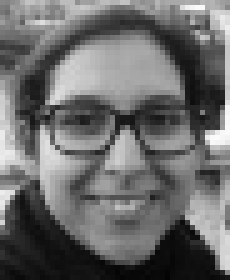
#> input picture TrabalhosPraticos/TP1/project/database/normalized/anaOliveira6.jpg, 46 x 56 px, found by its file name (shown 5 times larger)
$ python main_project.py
#> lines starting #> are read from the running program, lines starting #| are printed output that depends on the picture
### TrabalhosPraticos/TP1/project/utils/utils.py
import os
import cv2
import numpy as np
import matplotlib.pyplot as plt


class Utils:

    # [5 lines left out: function show_train_test_distribution, not called in this run]


    @staticmethod
    def read_image(image_path, style='rgb'):
#> called with style = 'gray'
        if style == 'gray':
            return cv2.cvtColor(cv2.imread(image_path), cv2.COLOR_BGR2GRAY)
#> returned value: shape (56, 46); min 3, max 251, mean 107

        if style == 'rgb':
            return cv2.cvtColor(cv2.imread(image_path), cv2.COLOR_BGR2RGB)

        return cv2.imread(image_path)

    @staticmethod
    def flatten_image(image):
        return image.flatten()[:, np.newaxis]

    @staticmethod
    def load_training_images():

        path = os.path.join(os.path.dirname(os.path.abspath(__file__)), "..\\database\\normalized\\")

        images = None
        labels = None
        for filename in os.listdir(path):
            image_path = os.path.join(path, filename)
            gray_image = Utils.read_image(image_path, style='gray')
            flat_image = Utils.flatten_image(gray_image)
#> flat_image = 2576 values, max 251 at index 1285, min 3 at index 2563, mean 107

            classe = filename.split(".")[0][:-1]

            if images is None:
                images = flat_image.T
                labels = classe
            else:
                images = np.vstack((images, flat_image.T))
                labels = np.hstack((labels, classe))

        return images, labels

### TrabalhosPraticos/TP1/project/recognition/pca.py
import numpy as np
from .recognition import Recognition

class PCA(Recognition):

    def __init__(self):
        self.__num_components = 0
        self.__train_images = []
        self.__train_labels = []
        self.__eigenvalues = []
        self.__W = []


    def fit(self, train_images, train_labels=None):

        self.__train_images = train_images
        self.__train_labels = train_labels

        [n, d] = self.__train_images.shape
        self.__num_components = n - 1

        self.__train_images_mean = self.__train_images.mean(axis=0)
        self.__centered_train_images = self.__train_images - self.__train_images_mean

        if n > d:
            C = np.dot(self.__centered_train_images.T, self.__centered_train_images)
            [eigenvalues, eigenvectors_pca] = np.linalg.eig(C)

        else:
            C = np.dot(self.__centered_train_images, self.__centered_train_images.T)
            [eigenvalues, eigenvectors_pca] = np.linalg.eig(C)
            eigenvectors_pca = np.dot(self.__centered_train_images.T, eigenvectors_pca)

            for i in range(n):
                eigenvectors_pca[:, i] = eigenvectors_pca[:, i] / np.linalg.norm(eigenvectors_pca[:, i])

        idx = np.argsort(-eigenvalues)
        eigenvalues = eigenvalues[idx]
        eigenvectors_pca = eigenvectors_pca[:, idx]

        self.__eigenvalues = eigenvalues[0:self.__num_components].copy()
        self.__W = eigenvectors_pca[:, 0:self.__num_components].copy()

        return self

    def project(self, test_images):
        projection = np.dot(test_images - self.__train_images_mean, self.__W)
#> projection = [[32.71, -2067.5], [-2582.6, 1014], [2549.9, 1053.5]]
        return projection

### TrabalhosPraticos/TP1/project/recognition/lda.py

import numpy as np
from .recognition import Recognition
from .pca import PCA

class LDA(Recognition):

    def __init__(self):
        self.__train_images_pca = []
        self.__train_labels = []
        self.__test_images_pca = []
        self.__eigenvalues = []
        self.__W_fld = []

        self.__pca = PCA()


    def fit(self, train_images, train_labels):
        self.__train_labels = train_labels
        self.__pca = self.__pca.fit(train_images, train_labels)
        self.__train_images_pca = self.__pca.project(train_images)
        self.__fit_lda(self.__train_images_pca, train_labels)

        return self


    def __fit_lda(self, train_images_pca, labels):
        [n, d] = train_images_pca.shape
#> n = 3; d = 2
        c = np.unique(labels)
        num_components = len(c) - 1
#> num_components = 1

        meanTotal = train_images_pca.mean(axis=0)
#> meanTotal = [6.06e-13, 1.52e-13]

        Sw = np.zeros((d, d), dtype=np.float32)
#> Sw = [[0, 0], [0, 0]]
        Sb = np.zeros((d, d), dtype=np.float32)
#> Sb = [[0, 0], [0, 0]]

        for i in c:
            Xi = train_images_pca[np.where(labels==i)[0], :]
            meanClass = Xi.mean(axis=0)

            Sw = Sw + np.dot((Xi - meanClass).T, (Xi - meanClass))
            Sb = Sb + n * np.dot((meanClass - meanTotal).T, (meanClass - meanTotal))
#> this loop made 2 passes
#> (i, Xi, meanClass, Sw, Sb) on pass 1: ('anaOliveira', [[32.71, -2067.5], [-2582.6, 1014]], [-1275, -526.8], [[3419991.6, -4029519.7], [-4029519.7, 4747680.9]], [[5708965, 5708965], [5708965, 5708965]])
#> (i, meanClass, Sw, Sb) on pass 2: ('angelinaJoli', [2549.9, 1053.5], [[3419991.6, -4029519.7], [-4029519.7, 4747680.9]], [[28544824, 28544824], [28544824, 28544824]])

        eigenvalues, eigenvectorsLDA = np.linalg.eig(np.dot(np.linalg.pinv(Sw), Sb))
#> eigenvalues = [-2.78e-16, 0.0465]; eigenvectorsLDA = [[-0.707, 0.647], [0.707, -0.762]]
        idx = np.argsort(-eigenvalues.real)
#> idx = [1, 0]
        eigenvalues, eigenvectorsLDA = eigenvalues[idx], eigenvectorsLDA[:, idx]
#> eigenvalues = [0.0465, -2.78e-16]; eigenvectorsLDA = [[0.647, -0.707], [-0.762, 0.707]]

        self.__eigenvalues = np.array(eigenvalues[0:num_components].real, dtype=np.float32, copy=True)
        self.__W_fld = np.array(eigenvectorsLDA[0:, 0:num_components].real, dtype=np.float32, copy=True)


    def project(self, test_images):
        self.__test_images_pca = self.__pca.project(test_images)
        projection = np.dot(self.__test_images_pca, self.__W_fld)
        return projection


### TrabalhosPraticos/TP1/project/preprocess/normalization.py
import os
import cv2
import numpy as np
import matplotlib.pyplot as plt

class Normalization:

    def __init__(self, image):

        self.__load_image(image, type(image))

        self.__face_detector = cv2.CascadeClassifier(cv2.data.haarcascades+'haarcascade_frontalface_default.xml')
        self.__eyes_detector = cv2.CascadeClassifier(cv2.data.haarcascades+'haarcascade_eye_tree_eyeglasses.xml')

        self.__original_eyes_coords = None
        self.__face, self.__right_eye, self.__left_eye = None, None, None

    def __load_image(self, image, type):

        if(type == str):
            self.__original_image = cv2.imread(image)
            self.__rgb_image = cv2.cvtColor(self.__original_image, cv2.COLOR_BGR2RGB)
            self.__gray_image = cv2.cvtColor(self.__original_image, cv2.COLOR_BGR2GRAY)

        elif(type == np.ndarray):
            self.__original_image = image
            self.__rgb_image = cv2.cvtColor(self.__original_image, cv2.COLOR_BGR2RGB)
            self.__gray_image = cv2.cvtColor(self.__original_image, cv2.COLOR_BGR2GRAY)

    def __object_detection(self):
        objectsFound = None

        if(self.__face is None):
            objectsFound = self.__face_detector.detectMultiScale(self.__gray_image, scaleFactor=1.1, minNeighbors=4)
            objectsFound = objectsFound[np.argmax([w*h for _, _, w, h in objectsFound])]
            self.__face = objectsFound
            self.__face_image = self.__crop_face(self.__gray_image)


        elif(self.__right_eye is None and self.__face is not None):
            objectsFound = self.__eyes_detector.detectMultiScale(self.__face_image, scaleFactor=1.1, minNeighbors=4)

            if(len(objectsFound)==2):
                objectsFound = sorted(objectsFound, key=lambda pos: pos[0])

                self.__left_eye = {"x": objectsFound[0][0] + self.__face[0] + objectsFound[0][2]//2,
                                    "y": objectsFound[0][1] + self.__face[1] + objectsFound[0][3]//2,
                                    "radius": objectsFound[0][2]//2}

                self.__right_eye = {"x": objectsFound[1][0] + self.__face[0] + objectsFound[1][2]//2,
                                    "y": objectsFound[1][1] + self.__face[1] + objectsFound[1][3]//2,
                                    "radius": objectsFound[1][2]//2}
                self.__eyes_angle = np.degrees(np.arctan2(-(self.__right_eye["y"]-self.__left_eye["y"]), self.__right_eye["x"]-self.__left_eye["x"]))
                self.__eyes_distance = np.sqrt((self.__right_eye["x"]-self.__left_eye["x"])**2 + (self.__right_eye["y"]-self.__left_eye["y"])**2)

                self.__original_eyes_coords = (self.__left_eye, self.__right_eye)

        return objectsFound

    def __mark_object_in_image(self, image, object='face'):
        marked_image = image.copy()
        if(object == 'face'):
            x_face, y_face, w_face, h_face = self.__face
            marked_image = cv2.rectangle(marked_image, (x_face, y_face), (x_face+w_face, y_face+h_face), (0, 255, 0), 3)

        elif(object=='eyes'):
            marked_image = cv2.circle(marked_image, (self.__right_eye["x"], self.__right_eye["y"]) , self.__right_eye["radius"], (255, 0, 0), 3)
            marked_image = cv2.circle(marked_image, (self.__left_eye["x"], self.__left_eye["y"]) , self.__left_eye["radius"], (255, 0, 0), 3)

        return marked_image

    def __crop_face(self, image):
        return image[self.__face[1]:self.__face[1]+self.__face[3], self.__face[0]:self.__face[0]+self.__face[2]]


    def __rotate_image(self):

        if(self.__right_eye is not None):
            center = (int(self.__right_eye["x"]), int(self.__right_eye["y"]))
            M = cv2.getRotationMatrix2D(center, 360-self.__eyes_angle, 1.0)
            self.__rotated_image = cv2.warpAffine(self.__gray_image, M, (self.__gray_image.shape[1],self.__gray_image.shape[0]))

        else:
            print("No feature points detected to support rotation. ")


    def __resize_image(self):
        if(self.__right_eye is not None and self.__left_eye is not None):

            desired_eyes_distance = 15
            self.__resize_factor = desired_eyes_distance/self.__eyes_distance

            self.__resized_image = cv2.resize(self.__gray_image, None, fx=self.__resize_factor, fy=self.__resize_factor, interpolation = cv2.INTER_AREA)

        else:
            print("No feature points detected to support resizing. ")

    def __crop_norm_face(self):
        self.__left_eye = {"x": self.__left_eye["x"]*self.__resize_factor,
                           "y": self.__left_eye["y"]*self.__resize_factor,
                           "radius": self.__left_eye["radius"]*self.__resize_factor}

        self.__right_eye = {"x": self.__right_eye["x"]*self.__resize_factor,
                            "y": self.__right_eye["y"]*self.__resize_factor,
                            "radius": self.__right_eye["radius"]*self.__resize_factor}

        LEPosX = 16
        LEPosY = 24
        imgWidth = 46
        imgHeight = 56

        self.__norm_face = self.__resized_image[int(self.__left_eye["y"]-LEPosY):int(self.__left_eye["y"]-LEPosY+imgHeight),
                                                int(self.__left_eye["x"]-LEPosX):int(self.__left_eye["x"]-LEPosX+imgWidth)]

    def save_image(self, image, name):
        cv2.imwrite(name, image)

    def __show_image(self, image, title, cmap='viridis'):
        plt.imshow(image, cmap=cmap)
        plt.title(title)
        plt.axis('off')
        plt.show()

    def get_original_face_and_eyes_coords(self):
        return self.__face, self.__original_eyes_coords

    def normalize(self, show_images = False):

        try:
            face = self.__object_detection()
            marked_image = self.__mark_object_in_image(self.__rgb_image)
            eyes = self.__object_detection()
            marked_image = self.__mark_object_in_image(marked_image, object='eyes')

            self.__rotate_image()

            self.__resize_image()

            self.__crop_norm_face()

            if show_images:
                self.__show_image(self.__rgb_image, "Original Image")
                self.__show_image(self.__gray_image, "Gray Image", cmap='gray')
                self.__show_image(marked_image, "Marked Image")
                self.__show_image(self.__rotated_image, "Rotated Image", cmap='gray')
                self.__show_image(self.__resized_image, "Resized Image", cmap='gray')
                self.__show_image(self.__norm_face, "Cropped Image", cmap='gray')

            return self.__original_image, self.__norm_face

        except:
            return self.__original_image, None


# [36 lines that do not run on import are left out]


### TrabalhosPraticos/TP1/project/filter/filter.py
import os
import cv2
import numpy as np

from utils.utils import Utils

class Filter:

    def __init__(self):
        self.__filters_path = os.path.join(os.path.dirname(os.path.abspath(__file__)), "..\\database\\filters\\")

    def apply_filter(self, orginal_image, id, eyes):

        self.__load_filter(id)

        eyes_distance = np.sqrt((eyes[0]['x'] - eyes[1]['x'])**2 + (eyes[0]['y'] - eyes[1]['y'])**2)

        eyes_angle = np.degrees(np.arctan2(-(eyes[1]['y'] - eyes[0]['y']), eyes[1]['x'] - eyes[0]['x']))

        rotation_matrix = cv2.getRotationMatrix2D((self.__filter_eyes[0]['x'], self.__filter_eyes[0]['y']), eyes_angle, 1.0)

        filter_rotated = cv2.warpAffine(self.__filter, rotation_matrix, (self.__filter.shape[1], self.__filter.shape[0]))

        eyes_distance_filter = np.sqrt((self.__filter_eyes[0]['x'] - self.__filter_eyes[1]['x'])**2 + (self.__filter_eyes[0]['y'] - self.__filter_eyes[1]['y'])**2)

        scale_factor = eyes_distance / eyes_distance_filter

        filter_resized = cv2.resize(filter_rotated, None, fx=scale_factor, fy=scale_factor, interpolation = cv2.INTER_AREA)

        self.__filter_eyes[0]['x'] = int(self.__filter_eyes[0]['x']*scale_factor)
        self.__filter_eyes[0]['y'] = int(self.__filter_eyes[0]['y']*scale_factor)
        self.__filter_eyes[1]['x'] = int(self.__filter_eyes[1]['x']*scale_factor)
        self.__filter_eyes[1]['y'] = int(self.__filter_eyes[1]['y']*scale_factor)

        filter_gray = cv2.cvtColor(filter_resized, cv2.COLOR_BGR2GRAY)

        ret, mask = cv2.threshold(filter_gray, 100, 255, cv2.THRESH_BINARY)

        mask_inv = cv2.bitwise_not(mask)

        roi = orginal_image[eyes[0]['y'] - self.__filter_eyes[0]['y']: eyes[0]['y'] - self.__filter_eyes[0]['y'] + filter_resized.shape[0],
                eyes[0]['x'] - self.__filter_eyes[0]['x']: eyes[0]['x'] - self.__filter_eyes[0]['x'] + filter_resized.shape[1]]

        bg = cv2.bitwise_and(roi, roi, mask=mask_inv)
        fg = cv2.bitwise_and(filter_resized, filter_resized, mask=mask)

        #roi = cv2.add(bg, fg)
        orginal_image[eyes[0]['y'] - self.__filter_eyes[0]['y']: eyes[0]['y'] - self.__filter_eyes[0]['y'] + filter_resized.shape[0],
                eyes[0]['x'] - self.__filter_eyes[0]['x']: eyes[0]['x'] - self.__filter_eyes[0]['x'] + filter_resized.shape[1]] = cv2.add(bg, fg)

        return orginal_image


    def __load_filter(self, id):
        if id == 'anaOliveira':
            self.__filter = Utils.read_image(self.__filters_path + 'nervous_eyes.png', style='rgb')
            self.__filter = cv2.cvtColor(self.__filter, cv2.COLOR_RGB2BGR)

            self.__filter_eyes = ({'x': 95, 'y': 115},
                                  {'x': 200, 'y': 115}) # (left_eye, right_eye)
        elif id == 'pedroMjorge':
            self.__filter = Utils.read_image(self.__filters_path + 'green_eyes.png', style='rgb')
            self.__filter = cv2.cvtColor(self.__filter, cv2.COLOR_RGB2BGR)

            self.__filter_eyes = ({'x': 95, 'y': 100},
                                  {'x': 195, 'y': 100}) # (left_eye, right_eye)
        else:
            self.__filter = Utils.read_image(self.__filters_path + 'dragon_eyes.png', style='rgb')
            self.__filter = cv2.cvtColor(self.__filter, cv2.COLOR_RGB2BGR)
            self.__filter_eyes = ({'x': 77, 'y': 84},
                                  {'x': 210, 'y': 84}) # (left_eye, right_eye)

### TrabalhosPraticos/TP1/project/main_project.py
import os
import cv2
import numpy as np
from preprocess.normalization import Normalization
from filter.filter import Filter
from recognition.lda import LDA
from recognition.pca import PCA
from utils.utils import Utils

from sklearn.neighbors import KNeighborsClassifier


class FaceDetectionAndRecognitionApp:

    def __init__(self):
        self.__classifier1 = KNeighborsClassifier(n_neighbors=3)
        self.__classifier2 = KNeighborsClassifier(n_neighbors=3)
        self.__classifier3 = KNeighborsClassifier(n_neighbors=3)

        self.__pca = None
        self.__lda = None
        self.fit()


    def fit(self):

        print("Loading database images...")

        images, labels = Utils.load_training_images()

        self.__pca = PCA().fit(images, labels)
        self.__lda = LDA().fit(images, labels)

        print("Fitting the classifiers...")
        self.__classifier1 = self.__classifier1.fit(images, labels)
        self.__classifier2 = self.__classifier2.fit(self.__pca.project(images), labels)
        self.__classifier3 = self.__classifier3.fit(self.__lda.project(images), labels)


    def classify(self, image):

        try:

            image = Utils.flatten_image(image)
            image_pca = self.__pca.project(image)
            image_lda = self.__lda.project(image)

            prediction1 = self.__classifier1.predict(image.T)[0]
            prediction2 = self.__classifier2.predict(image_pca)[0]
            prediction3 = self.__classifier3.predict(image_lda)[0]

            return prediction1, prediction2, prediction3

        except:
            return "No Identification", "No Identification", "No Identification"


    def run(self):

        video = cv2.VideoCapture(0)


        while True:

            ret, frame = video.read()
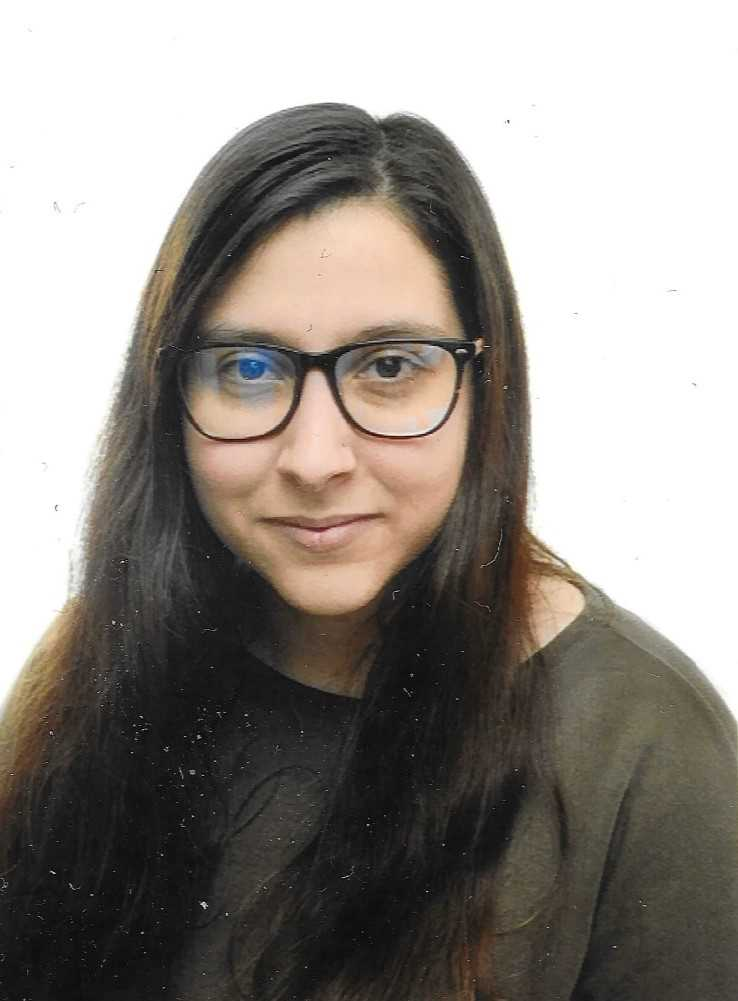
#> input picture TrabalhosPraticos/TP1/project/database/originals/anaOliveira1.jpg, 738 x 1001 px, given in place of the camera
#> frame is the input picture: shape (1001, 738, 3); mean B, G, R 134.2, 140, 145.7

            normalizer = Normalization(frame)

            _, norm_test_image = normalizer.normalize(show_images=True)
#> call 2 of __mark_object_in_image, with object = 'eyes'
#> in __mark_object_in_image (call 2), `marked_image = cv2.circle(marked_image, (self.__left_eye["x"], self.__..`:
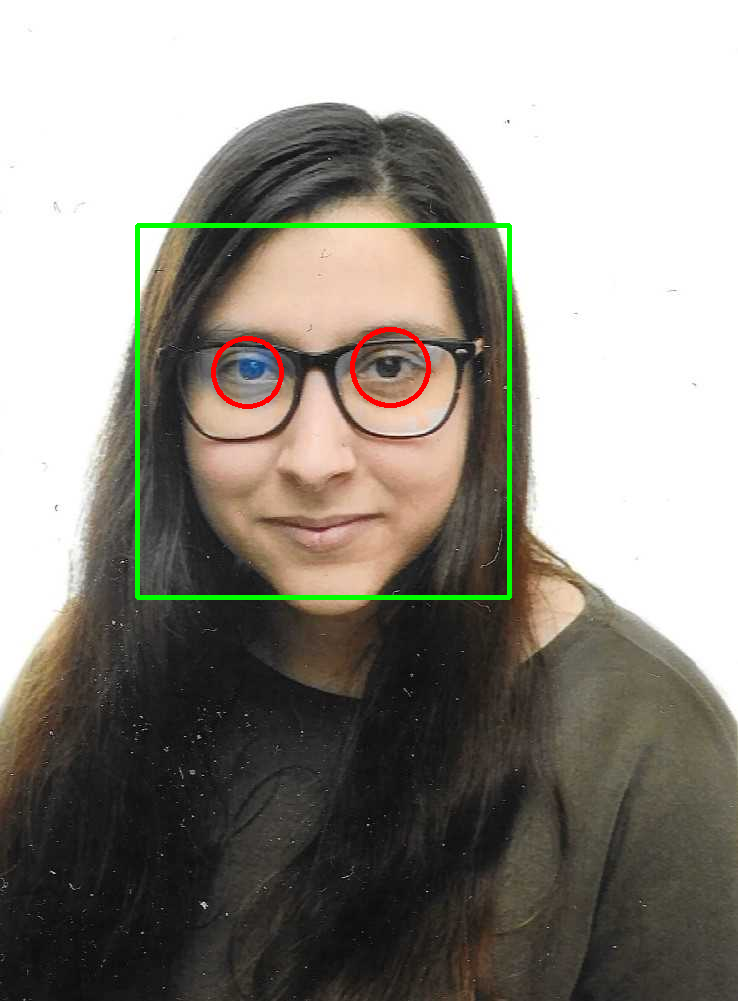
#> marked_image: shape (1001, 738, 3); mean R, G, B 144.9, 141.2, 132.9
#> call 2 of __show_image, with title = 'Gray Image', cmap = 'gray'
#> in __show_image (call 2), `plt.show()`:
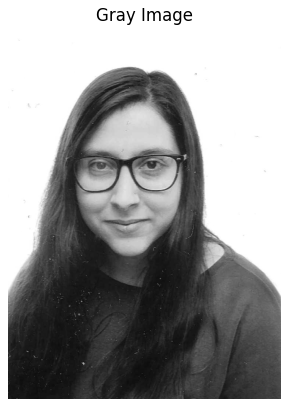
#> figure drawn by matplotlib, 1 panel
#> call 4 of __show_image, with title = 'Rotated Image', cmap = 'gray'
#> in __show_image (call 4), `plt.show()`:
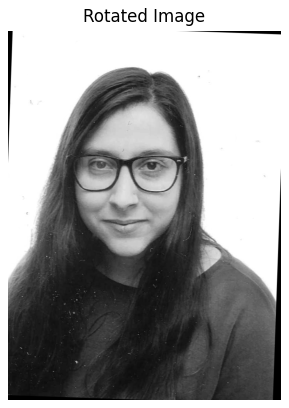
#> figure drawn by matplotlib, 1 panel
#> in __show_image (call 5), `plt.show()`:
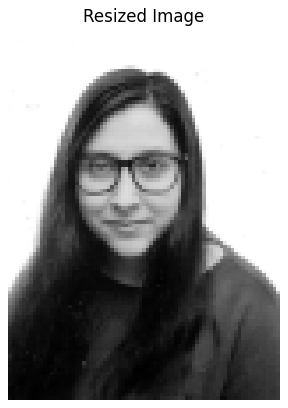
#> figure drawn by matplotlib, 1 panel
#> in __show_image (call 6), `plt.show()`:
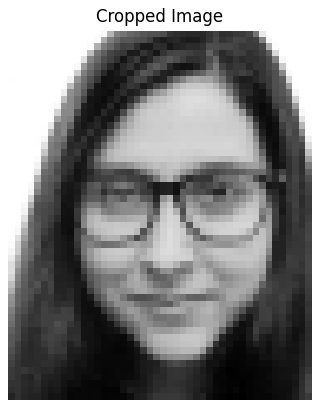
#> figure drawn by matplotlib, 1 panel
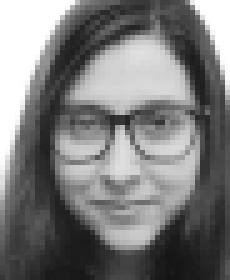
#> norm_test_image: shape (56, 46) (shown 5 times larger); min 20, max 255, mean 123.3

            if norm_test_image is not None:
                face_coords, eyes_coords = normalizer.get_original_face_and_eyes_coords()
#> face_coords = [137, 225, 372, 372]

                classif, pca_classif, lda_classif = self.classify(norm_test_image)
#> in classify, `image = Utils.flatten_image(image)`: image = 2576 values, max 255 at index 0, min 20 at index 2563, mean 123.3
#> in classify, `image_pca = self.__pca.project(image)`: image_pca = 2576 pairs, first value -4210.4 to 3358.9, second value -1658.7 to 2513.9
#> in classify, `image_lda = self.__lda.project(image)`: image_lda = 2576 values, max 3438.1 at index 2563, min -4641.1 at index 0, mean -113.3
#> in classify, `prediction1 = self.__classifier1.predict(image.T)[0]`: prediction1 = 'anaOliveira'
#> classif = 'anaOliveira'; pca_classif = 'anaOliveira'; lda_classif = 'anaOliveira'

                person = "KNN: " + str(classif)
#> person = 'KNN: anaOliveira'
                person_pca = "PCA: " + str(pca_classif)
#> person_pca = 'PCA: anaOliveira'
                person_lda = "LDA: " + str(lda_classif)
#> person_lda = 'LDA: anaOliveira'

                print("KNN Classifier: ", classif)
#| KNN Classifier:  anaOliveira
                print("KNN Classifier with PCA: ", pca_classif)
#| KNN Classifier with PCA:  anaOliveira
                print("KNN Classifier with LDA: ", lda_classif)
#| KNN Classifier with LDA:  anaOliveira
                print("")

                frame_with_filter = Filter().apply_filter(frame, pca_classif, eyes_coords)
                frame = frame_with_filter

                cv2.putText(frame, person, (10, 30), cv2.FONT_HERSHEY_SIMPLEX, 1, (255, 0, 0), 2)
                cv2.putText(frame, person_pca, (10, 60), cv2.FONT_HERSHEY_SIMPLEX, 1, (0, 255, 0), 2)
                cv2.putText(frame, person_lda, (10, 90), cv2.FONT_HERSHEY_SIMPLEX, 1, (0, 0, 255), 2)

            cv2.imshow('frame', frame)

            if cv2.waitKey(1) & 0xFF == ord('q'):
                break

        video.release()
        cv2.destroyAllWindows()

if __name__ == "__main__":
    app = FaceDetectionAndRecognitionApp()
#> (the run stopped early here; a loop or call above may not have finished)
